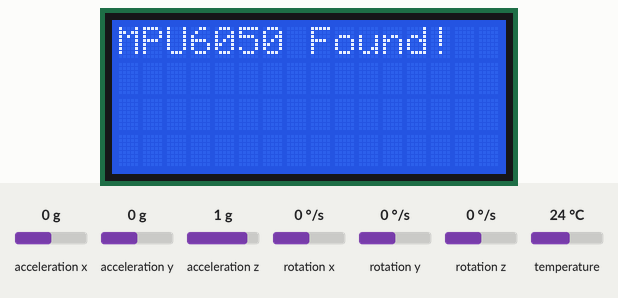
Simulated run of this sketch. Board: Arduino Nano, built with avr-gcc and run on an emulated ATmega328P. Parts: 16×4 character LCD. The inputs (shaded band) are chosen by the test bench; at power-on: acceleration x 0 g, acceleration y 0 g, acceleration z 1 g, rotation x 0 °/s, rotation y 0 °/s, rotation z 0 °/s, temperature 24 °C. No radio packets arrive unless stated.

Above: at 2.2 s.
At 5.4 s:
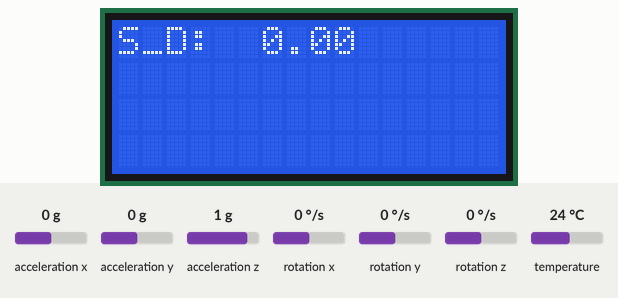
5.5 s: acceleration x set to -1.4 g
At 7.0 s:
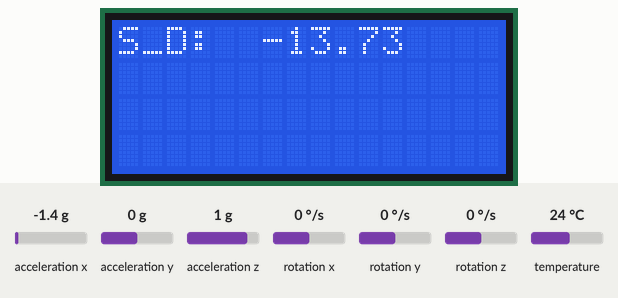
7.3 s: acceleration x set to -0.8 g
At 7.9 s:
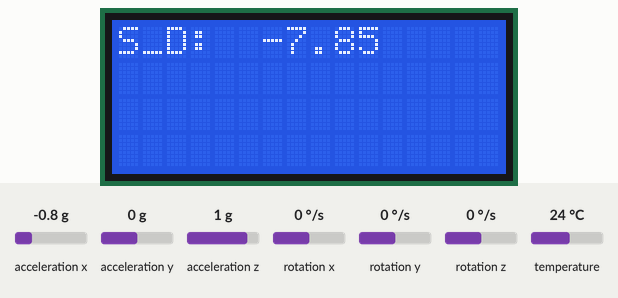
8.8 s: acceleration x set to 0.8 g
At 9.6 s:
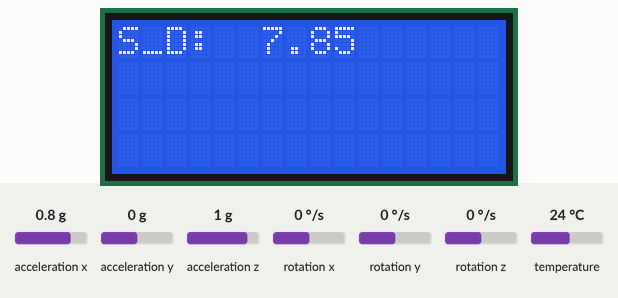
Timing chart, 0 to 11.8 s (numbered marks = the images above; inputs shaded):
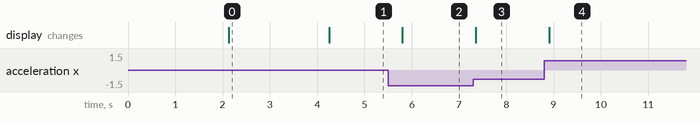

Measured:
- after the input at 5.5 s, the display: changes after 0.30 s (image 2)
- after the input at 7.3 s, the display: changes after 0.06 s (image 3)
- after the input at 8.8 s, the display: changes after 0.11 s (image 4)
- what the display in image 0 shows lasts 2.2 s, from 2.1 s to 4.3 s

The sketch:

MPU6050_sending_data_to_the_ctrl_unit_via_nrf_test_01.ino
```cpp
// NRF24L01 Module Tutorial - Code for Transmitter using Arduino NANO

//Include needed Libraries at beginning
#include "nRF24L01.h" //NRF24L01 library created by TMRh20 https://github.com/TMRh20/RF24
#include "RF24.h"
#include "SPI.h"

//#include <LowPower.h>
#include <LiquidCrystal_I2C.h>
LiquidCrystal_I2C lcd(0x27, 16, 4); // set the LCD address to 0x3F for a 16 chars and 2 line display

#include <Adafruit_MPU6050.h>
#include <Adafruit_Sensor.h>
#include <Wire.h>

//#define SwitchPin 8 // Arcade switch is connected to Pin 8 on NANO
float SentMessage[1] = {000}; // Used to store value before being sent through the NRF24L01

RF24 radio(9, 10); // NRF24L01 used SPI pins + Pin 9 and 10 on the NANO
const uint64_t pipe = 0xE6E6E6E6E6E6; // Needs to be the same for communicating between 2 NRF24L01

Adafruit_MPU6050 mpu;


void setup(void) {

 Serial.begin(115200);

 lcd.init();
 lcd.backlight();
 lcd.setCursor(0, 0);
 lcd.print("Initializinglcd.setCursor(0, 1)");
 lcd.print("Transmitterdelay(2000)");
 delay(2000);


 Wire.begin();
 //mpu.begin();

  // Try to initialize!
 if (!mpu.begin())
 {
    lcd.println("Failed to find MPU6050 chip");
    while (1)
    {
      delay(10);
    }
 }
  lcd.clear();
  lcd.setCursor(0, 0);
  lcd.println("MPU6050 Found!");
  delay(2000);
  //lcd.clear();

	// set accelerometer range to +-8G
	mpu.setAccelerometerRange(MPU6050_RANGE_8_G);

	// set gyro range to +- 500 deg/s
	mpu.setGyroRange(MPU6050_RANGE_500_DEG);

	// set filter bandwidth to 21 Hz
	mpu.setFilterBandwidth(MPU6050_BAND_21_HZ);

	delay(100);


 radio.begin(); // Start the NRF24L01

 // Max power
 //radio.setPALevel( RF24_PA_MAX ) ;

 // Min speed (for better range I presume)
 radio.setDataRate( RF24_250KBPS ) ;

 // 8 bits CRC
 // radio.setCRCLength( RF24_CRC_8 ) ;

 // increase the delay between retries & # of retries
 //radio.setRetries(15, 15);
 radio.setAutoAck(false);
 radio.openWritingPipe(pipe); // Get NRF24L01 ready to transmit
}

void loop(void) {

  /* Get new sensor events with the readings */
  sensors_event_t a, g, temp;
  mpu.getEvent(&a, &g, &temp);

 //int num ;
 //num = random(0, 100);
 float num;
 num = a.acceleration.x;
 SentMessage[0] = num;
// SentMessage[0] = a.acceleration.x;
 outputToLCD("S_D:", (String) SentMessage[0], 0);
 radio.write(SentMessage, 1); // Send value through NRF24L01
 delay(500);

}

void outputToLCD(String message1, String message2, int delayValue) {
 lcd.clear();
 lcd.setCursor(0, 0);
 lcd.print(message1);
 lcd.setCursor(6, 0);
 lcd.print(message2);
 delay(delayValue);
}
```
